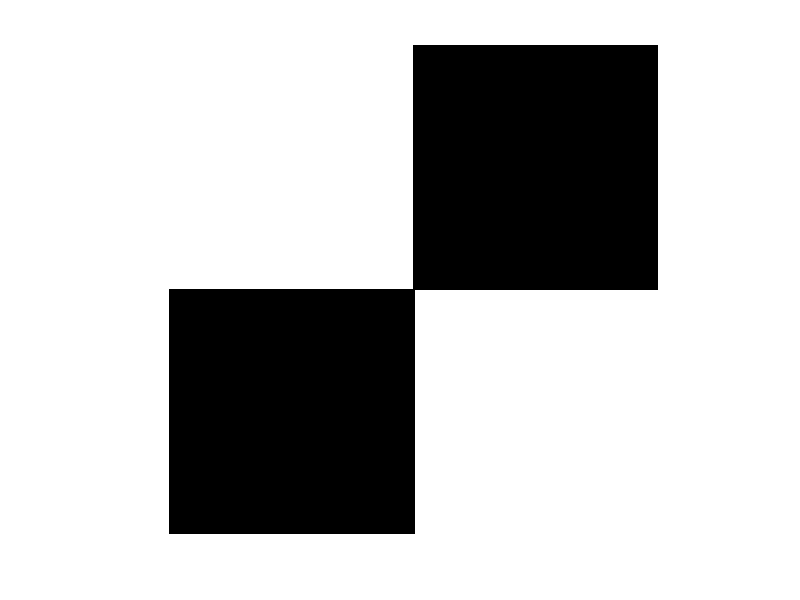
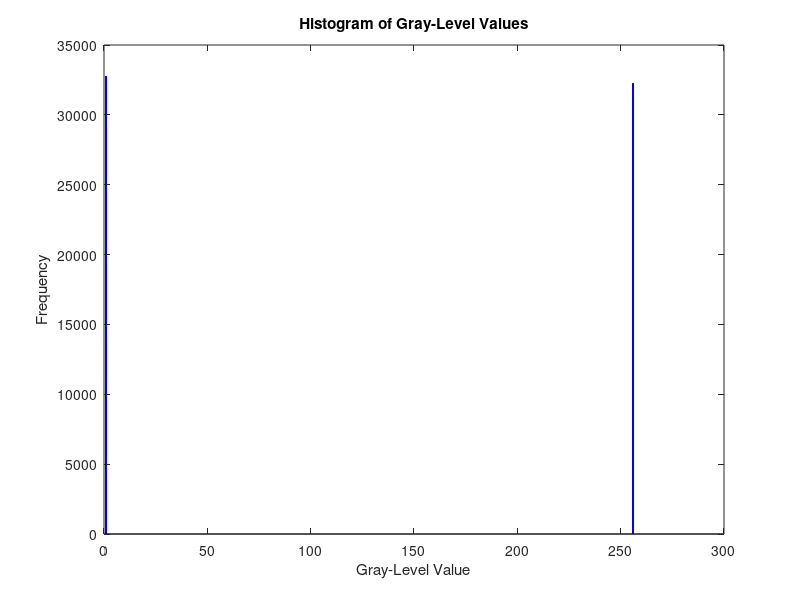

MATLAB code to generate these figures, in order:
% Specify the size of the image
imageSize = 255;

% Create a binary image with the desired pattern
image = zeros(imageSize);

% Set the pixels for the upper left corner (white)
image(1:imageSize/2, 1:imageSize/2) = 1;

% Set the pixels for the upper right corner (black)
image(1:imageSize/2, imageSize/2+1:end) = 0;

% Set the pixels for the lower left corner (black)
image(imageSize/2+1:end, 1:imageSize/2) = 0;

% Set the pixels for the lower right corner (white)
image(imageSize/2+1:end, imageSize/2+1:end) = 1;

% Convert the image to grayscale
grayImage = uint8(image * 255);

% Display the grayscale image
imshow(grayImage);

% Compute the histogram of gray-level values
histValues = imhist(grayImage);

% Plot the histogram
figure;
bar(histValues, 'FaceColor', 'b', 'EdgeColor', 'none');
title('Histogram of Gray-Level Values');
xlabel('Gray-Level Value');
ylabel('Frequency');
